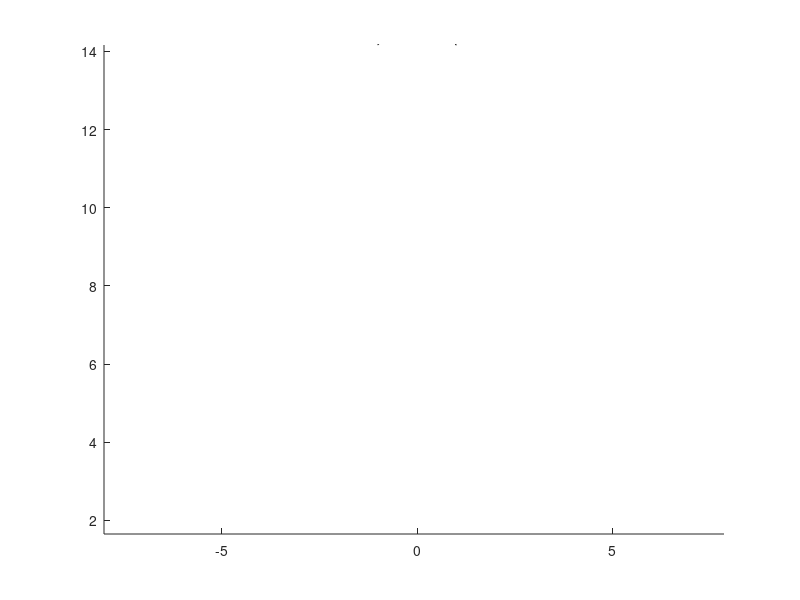

The MATLAB script that drew this image:
% YODA      Load low or high resolution model of Yoda character. %           and rotate model about x, y, or z axis. %% Code created by Tim Chartier - June 2006% Models created by Kecskemeti B. Zoltan.  % Images courtesy of Lucasfilm LTD.%% Load the model/tessellation informationload yodapose_low%% Create initial plotVt = V;clfpatch('Vertices',Vt,'Faces',F3,'FaceColor',[.76 .87 .78]);patch('Vertices',Vt,'Faces',F4,'FaceColor',[.76 .87 .78]);axis tight equal vis3ddrawnow%% Create translation matrix slides = 24;% Create the translation matrixyMinValue = min(V(:,2,:));  % Find minimum y value in the modelaxisValues = axis;          % Get the min and max values on each axisyAxesMax = axisValues(4);   % Get the upper limit on the y-axisshift = (yAxesMax - yMinValue)/slides;  % Create a shift that                             % will have animation exit axes on last frame[n,m] = size(V);T = [zeros(n,1),shift*ones(n,1),zeros(n,1)];  % translation matrix%% Animate translationfor i=1:slides    Vt = Vt + T;    cla    patch('Vertices',Vt,'Faces',F3,'FaceColor',[.76 .87 .78]);    patch('Vertices',Vt,'Faces',F4,'FaceColor',[.76 .87 .78]);    axis(axisValues)    drawnowend